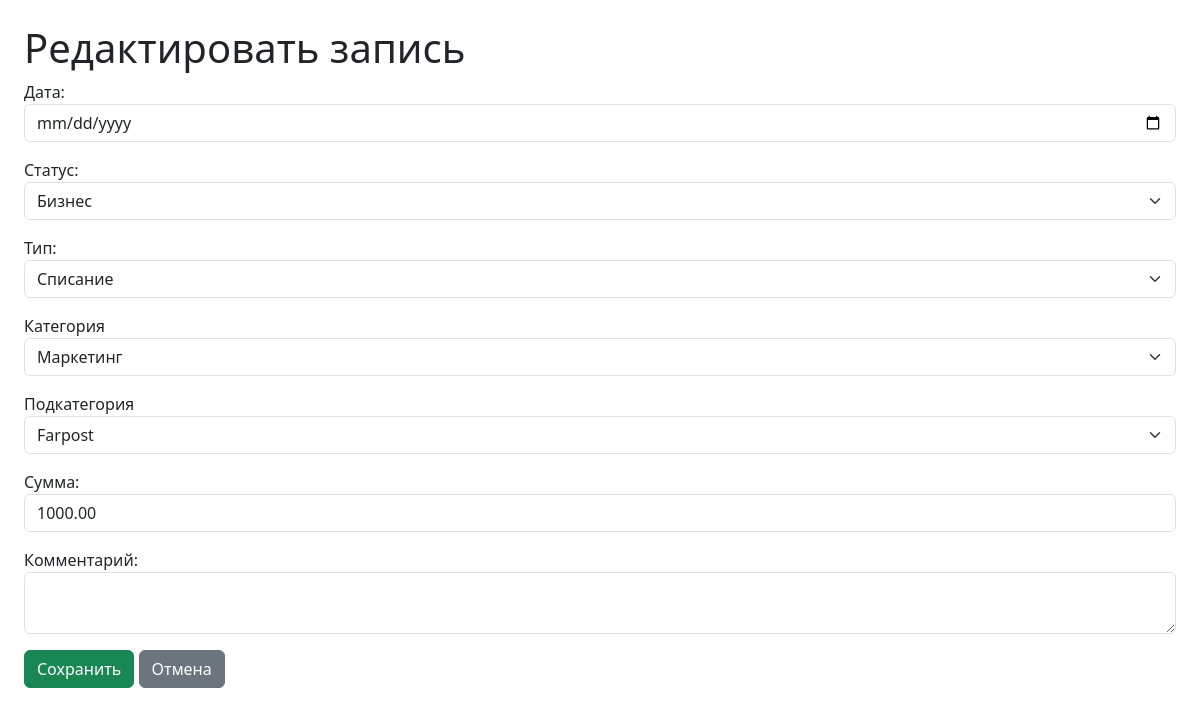
Page /edit/2/ on the committed database.
### dds_app/models.py (models this page shows, shortened)
class CashFlow(models.Model):
    date = models.DateField("Дата")
    status = models.ForeignKey(Status, on_delete=models.CASCADE, verbose_name="Статус")
    type = models.ForeignKey(Type, on_delete=models.CASCADE, verbose_name="Тип")
    category = models.ForeignKey(Category, on_delete=models.CASCADE, verbose_name="Категория")
    subcategory = models.ForeignKey(SubCategory, on_delete=models.CASCADE, verbose_name="Подкатегория")
    amount = models.DecimalField("Сумма", max_digits=10, decimal_places=2)
    comment = models.TextField("Комментарий", blank=True)

### dds_app/views.py (the view)
# urls.py: path('edit/<int:pk>/', views.cashflow_edit, name='edit'),
def cashflow_edit(request, pk):
    cashflow = get_object_or_404(CashFlow, pk=pk)
    if request.method == 'POST':
        form = CashFlowForm(request.POST, instance=cashflow)
        if form.is_valid():
            type_selected = form.cleaned_data['type']
            category_selected = form.cleaned_data['category']
            subcategory_selected = form.cleaned_data['subcategory']
            if category_selected.type != type_selected:
                form.add_error('category', 'Категория не относится к выбранному типу.')
            elif subcategory_selected.category != category_selected:
                form.add_error('subcategory', 'Подкатегория не относится к выбранной категории.')
            else:
                form.save()
                return redirect('dds_app:index')
    else:
        form = CashFlowForm(instance=cashflow)
    context = {
        'form': form,
        'title': 'Редактировать запись',
        'statuses': Status.objects.all(),
        'types': Type.objects.all(),
        'categories': Category.objects.all(),
        'subcategories': SubCategory.objects.all(),
        'selected_type': cashflow.type.id if cashflow.type else '',
        'selected_category': cashflow.category.id if cashflow.category else '',
        'selected_subcategory': cashflow.subcategory.id if cashflow.subcategory else '',
    }
    return render(request, 'dds_app/form.html', context)

### dds_app/forms.py (shortened to what this page needs)
class CashFlowForm(forms.ModelForm):
    class Meta:
        model = CashFlow
        fields = ['date', 'status', 'type', 'category', 'subcategory', 'amount', 'comment']
        widgets = {
            'date': forms.DateInput(attrs={'type': 'date', 'class': 'form-control'}),
            'status': forms.Select(attrs={'class': 'form-select'}),
            'type': forms.Select(attrs={'class': 'form-select', 'id': 'type-select'}),
            'category': forms.Select(attrs={'class': 'form-select', 'id': 'category-select'}),
            'subcategory': forms.Select(attrs={'class': 'form-select', 'id': 'subcategory-select'}),
            'amount': forms.NumberInput(attrs={'class': 'form-control', 'step': '0.01'}),
            'comment': forms.Textarea(attrs={'class': 'form-control', 'rows': 2}),
        }

### dds_app/models.py (called while the page is built)
    def __str__(self):
        return self.name

    def __str__(self):
        return self.name

### dds_app/templates/dds_app/form.html (shortened to what this page needs)
{% load static %}
<!DOCTYPE html>
<html lang="ru">
<head>
    <link href="https://cdn.jsdelivr.net/npm/bootstrap@5.3.1/dist/css/bootstrap.min.css" rel="stylesheet">
</head>
<body class="p-4">
<h1>{{ title }}</h1>
<form method="post" novalidate>
    <div class="mb-3">
        {{ form.date.label_tag }}
        {{ form.date }}
    </div>
    <div class="mb-3">
        {{ form.status.label_tag }}
        {{ form.status }}
    </div>
    <div class="mb-3">
        {{ form.type.label_tag }}
        {{ form.type }}
    </div>
    <div class="mb-3">
        <label for="category-select">Категория</label>
        <select name="category" class="form-select" id="category-select" required>
            {% for c in categories %}
                <option value="{{ c.id }}" data-type-id="{{ c.type.id }}"
                    {% if selected_category == c.id %}selected{% endif %}>
                    {{ c.name }}
                </option>
            {% endfor %}
        </select>
    </div>
    <div class="mb-3">
        <label for="subcategory-select">Подкатегория</label>
        <select name="subcategory" class="form-select" id="subcategory-select" required>
            {% for sc in subcategories %}
                <option value="{{ sc.id }}" data-category-id="{{ sc.category.id }}"
                    {% if selected_subcategory == sc.id %}selected{% endif %}>
                    {{ sc.name }}
                </option>
            {% endfor %}
        </select>
    </div>
    <div class="mb-3">
        {{ form.amount.label_tag }}
        {{ form.amount }}
    </div>
    <div class="mb-3">
        {{ form.comment.label_tag }}
        {{ form.comment }}
    </div>
    <button type="submit" class="btn btn-success">Сохранить</button>
    <a href="{% url 'dds_app:index' %}" class="btn btn-secondary">Отмена</a>
</form>
</body>
</html>

### rows in the picture
CashFlow: status "Бизнес", type "Списание", amount "1000.00"

### other values in the picture
{{ title }} "Редактировать запись"
form field category "Маркетинг"
form field subcategory "Farpost"
